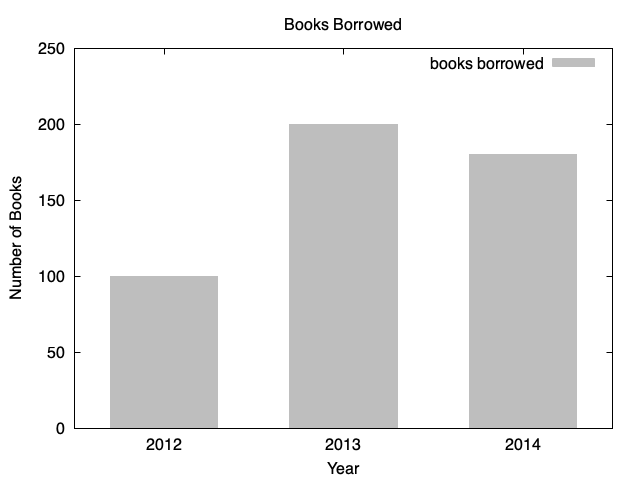

gnuplot code for this plot:
set boxwidth 0.6 relative
set style fill solid 1.0 
set style histogram 

set datafile separator ','

set terminal pngcairo
set out 'hist.png'

set title "Books Borrowed"
set xlabel "Year"
set ylabel "Number of Books"

set yrange[0:250]

plot 'book.dat' using 1:2:xtic(1) with boxes lc rgb 'gray' title "books borrowed"
